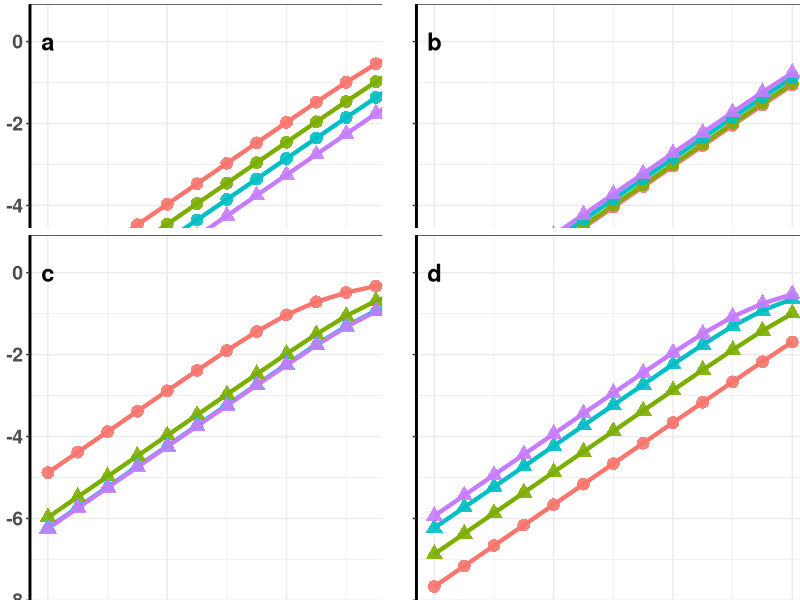

Reproduce this figure in R.
#load libraries
library(ggplot2)
library(fitdistrplus)
library(gridExtra)
library(egg)
library(grid)

#create output directories for final saved image and the result to be saved as csv
dir.create("results", showWarnings = FALSE)
dir.create("images", showWarnings = FALSE)

# Shared parameters for the antibiotic, borrowed from the dose-response paper
MIC <- 2
Emax <- 51 * 24
EC50 <- 9.93
doses <- 10^seq(2, 8, 0.5)

pMIC_values <- c(0, 0.5, 1, 2.5) / 100
fr_values <- c(0, 0.01, 0.05, 0.10)

fixed_fr <- 0.05
fixed_pMIC <- 1 / 100

# Dataset 1: exponential model, r value was borrowed from the paper
r_exp <- 1.07e-8
tfs_exp <- 1

# Dataset 2: beta-Poisson model, alpha and beta values borrowed from the paper again
alpha_bp <- 0.16
beta_bp <- 1.41e6
tfs_bp <- 2.625

# Safe calculation of log(1 - exp(-x))
log1mexpm <- function(a) {
  ans <- numeric(length(a))
  ans[a <= log(2)] <- log(-expm1(-a[a <= log(2)]))
  ans[a > log(2)] <- log1p(-exp(-a[a > log(2)]))
  ans
}

# Exponential model: convert r to r_s after antibiotic exposure
get_rs <- function(r, C, tfs) {
  mu <- -log1mexpm(r) / tfs
  mu_s <- mu + Emax * C / (EC50 + C)
  -log1mexpm(mu_s * tfs)
}

# Beta-Poisson model: simulate r, apply antibiotic effect, refit beta distribution
get_ab_beta <- function(C, seed = 0, nsim = 1000) {
  set.seed(seed)
  r <- rbeta(nsim, alpha_bp, beta_bp)
  mu <- -log1mexpm(r) / tfs_bp
  mu_s <- mu + Emax * C / (EC50 + C)
  r_s <- -log1mexpm(mu_s * tfs_bp)
  r_s <- pmin(pmax(r_s[is.finite(r_s)], 1e-16), 1 - 1e-16)
  fit <- fitdist(r_s, "beta")
  c(alpha_s = unname(fit$estimate["shape1"]), beta_s = unname(fit$estimate["shape2"]))
}

# Dataset 1: exponential SD-DRM
calc_exp <- function(fr, C) {
  r_s <- get_rs(r_exp, C, tfs_exp)
  Ns <- doses * (1 - fr)
  Nr <- doses * fr
  
  risk <- 1 - exp(-(r_s * Ns + r_exp * Nr))
  p_r <- 1 - exp(-r_exp * Nr)
  p_s <- exp(-r_exp * Nr) * (1 - exp(-r_s * Ns))
  
  data.frame(dose = log10(doses), risk = log10(pmax(risk, 1e-12)),
             outcome = ifelse(p_r >= p_s,   "Lower treatability", "Higher treatability"))
}

# Dataset 2: beta-Poisson SD-DRM
calc_bp <- function(fr, C, seed = 0) {
  pars <- get_ab_beta(C, seed)
  alpha_s <- pars["alpha_s"]
  beta_s <- pars["beta_s"]
  
  Ns <- doses * (1 - fr)
  Nr <- doses * fr
  
  risk <- 1 - (1 + Ns / beta_s)^(-alpha_s) * (1 + Nr / beta_bp)^(-alpha_bp)
  p_r <- 1 - (1 + Nr / beta_bp)^(-alpha_bp)
  p_s <- (1 + Nr / beta_bp)^(-alpha_bp) * (1 - (1 + Ns / beta_s)^(-alpha_s))
  
  data.frame(dose = log10(doses), risk = log10(pmax(risk, 1e-12)),
             outcome = ifelse(p_r >= p_s,   "Lower treatability", "Higher treatability"))
}

# Generate model outputs
make_data <- function(values, model, panel, type) {
  do.call(rbind, lapply(values, function(v) {
    if (type == "C") {
      out <- if (model == "exp") calc_exp(fixed_fr, v * MIC) else calc_bp(fixed_fr, v * MIC, 0)
      out$variable <- factor(v * 100, levels = c(0, 0.5, 1, 2.5))
      out$scenario <- "Varying %MIC"
    } else {
      out <- if (model == "exp") calc_exp(v, fixed_pMIC * MIC) else calc_bp(v, fixed_pMIC * MIC, 42)
      out$variable <- factor(v, levels = fr_values)
      out$scenario <- "Varying resistant fraction"
    }
    
    out$model <- ifelse(model == "exp", "Exponential", "Beta-Poisson")
    out$dataset <- ifelse(model == "exp", "Dataset 1", "Dataset 2")
    out$panel <- panel
    out
  }))
}

df <- rbind(
  make_data(pMIC_values, "exp", "A", "C"),
  make_data(fr_values, "exp", "B", "fr"),
  make_data(pMIC_values, "bp", "C", "C"),
  make_data(fr_values, "bp", "D", "fr")
)

write.csv(df, file.path("results", "SD_DRM_combined_results.csv"), row.names = FALSE)

# Plot settings (similar style and type like the original paper)
sz <- 11
sz_ax <- 14
sz_leg <- 14
sz_lab <- 6
llim <- -7.8

# Reusable paper-style plotting function
make_plot <- function(data, label, xlab, ylab, legend_title, show_x, show_y, show_legend) {
  ggplot(data, aes(dose)) +
    geom_line(aes(y = risk, colour = variable), linewidth = 1.5) +
    geom_point(aes(y = risk, colour = variable, shape = outcome), size = 4, alpha = 0.9) +
    xlab(xlab) + ylab(ylab) +
    labs(colour = legend_title, shape = "AB") +
    theme_bw(base_size = sz) +
    theme(
      legend.position = ifelse(show_legend, "top", "none"),
      legend.box = "vertical",
      axis.line = element_line(linewidth = 1),
      axis.text = element_text(face = "bold", size = sz_ax),
      axis.title = element_text(size = sz_ax),
      axis.text.x = if (show_x) element_text(face = "bold", size = sz_ax) else element_blank(),
      axis.text.y = if (show_y) element_text(face = "bold", size = sz_ax) else element_blank(),
      legend.text = element_text(size = sz_leg),
      legend.title = element_text(size = sz_leg),
      panel.background = element_rect(fill = "white", colour = NA),
      plot.background = element_rect(fill = "white", colour = NA)
    ) +
    guides(shape = guide_legend(direction = "horizontal", order = 2),
           colour = guide_legend(direction = "horizontal", order = 1)) +
    scale_y_continuous(limits = c(llim, 0.5)) +
    annotate("text", x = 2, y = 0, label = label, size = sz_lab, fontface = "bold")
}

plot_specs <- list(
  list("A", "a", "", expression(Log[10]~(P[illness])), expression('%'~MIC), FALSE, TRUE, TRUE),
  list("B", "b", "", "", expression(f[r]), FALSE, FALSE, TRUE),
  list("C", "c", expression(Log[10]~(dose)), expression(Log[10]~(P[illness])), expression('%'~MIC), TRUE, TRUE, FALSE),
  list("D", "d", expression(Log[10]~(dose)), "", expression(f[r]), TRUE, FALSE, FALSE)
)

plots <- lapply(plot_specs, function(s) {
  make_plot(subset(df, panel == s[[1]]), s[[2]], s[[3]], s[[4]], s[[5]], s[[6]], s[[7]], s[[8]])
})

final_plot <- arrangeGrob(
  grobs = lapply(plots, set_panel_size, width = unit(10, "cm"), height = unit(9.5, "cm")),
  ncol = 2
)

grid.newpage()
grid.draw(final_plot)

ggsave(file.path("images", "SD_DRM_four_panel_paper_style.png"),
       final_plot, width = 23.7, height = 25, units = "cm", dpi = 300)
